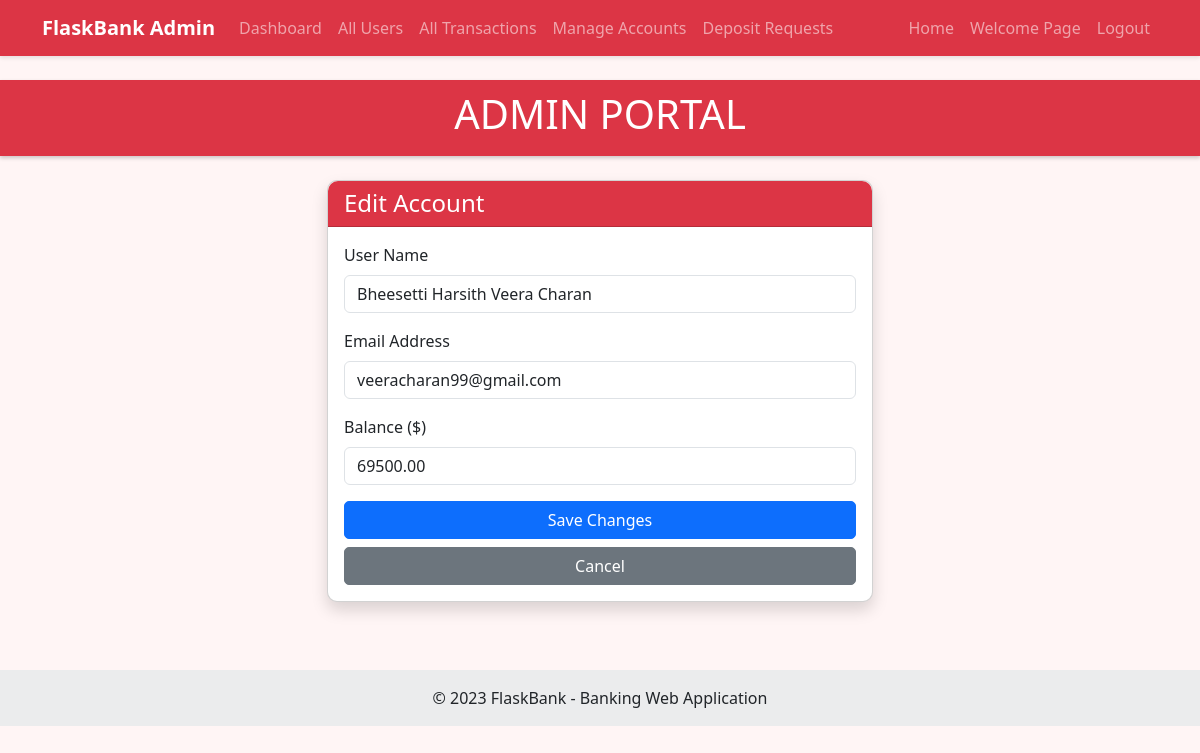
Screenshot of /admin/edit_account/1 (signed in) with the database file from the repository.
### models.py (models this page shows, shortened)
class User(db.Model, UserMixin):
    __tablename__ = 'users'
    id = db.Column(db.Integer, primary_key=True)
    name = db.Column(db.String(100), nullable=False)
    email = db.Column(db.String(120), unique=True, nullable=False)
    phone = db.Column(db.String(20), nullable=False)
    password_hash = db.Column(db.String(256), nullable=False)
    created_at = db.Column(db.DateTime, default=datetime.utcnow)
    account = db.relationship('Account', backref='user', uselist=False, cascade='all, delete-orphan')
    sent_transactions = db.relationship('Transaction',
                                       foreign_keys='Transaction.sender_id',
                                       backref='sender',
                                       lazy='dynamic',
                                       cascade='all, delete-orphan')
    received_transactions = db.relationship('Transaction',
                                          foreign_keys='Transaction.receiver_id',
                                          backref='receiver',
                                          lazy='dynamic')

class Account(db.Model):
    __tablename__ = 'accounts'
    id = db.Column(db.Integer, primary_key=True)
    user_id = db.Column(db.Integer, db.ForeignKey('users.id'), nullable=False)
    balance = db.Column(db.Float, default=0.0, nullable=False)
    created_at = db.Column(db.DateTime, default=datetime.utcnow)
    updated_at = db.Column(db.DateTime, default=datetime.utcnow, onupdate=datetime.utcnow)

### app.py (the view, shortened to what this page needs)
@app.route('/admin/edit_account/<int:account_id>', methods=['GET', 'POST'])
def edit_account(account_id):
    if 'admin_id' not in session:
        flash('Please login as admin', 'danger')
        return redirect(url_for('admin_login'))
    account = Account.query.get_or_404(account_id)
    return render_template('edit_account.html', account=account)

### templates/edit_account.html (shortened to what this page needs)
{% extends 'layout.html' %}
{% block content %}
<div class="row justify-content-center">
    <div class="col-md-6">
        <div class="card shadow">
            <div class="card-header bg-danger text-white">
                <h4 class="mb-0">Edit Account</h4>
            </div>
            <div class="card-body">
                <form method="POST" action="{{ url_for('edit_account', account_id=account.id) }}">
                    <div class="mb-3">
                        <label for="user_name" class="form-label">User Name</label>
                        <input type="text" class="form-control" id="user_name" name="user_name" value="{{ account.user.name }}" required>
                    </div>
                    <div class="mb-3">
                        <label for="email" class="form-label">Email Address</label>
                        <input type="email" class="form-control" id="email" name="email" value="{{ account.user.email }}" required>
                    </div>
                    <div class="mb-3">
                        <label for="balance" class="form-label">Balance ($)</label>
                        <input type="number" step="0.01" class="form-control" id="balance" name="balance" value="{{ "%.2f"|format(account.balance) }}" required>
                    </div>
                    <div class="d-grid gap-2">
                        <button type="submit" class="btn btn-primary">Save Changes</button>
                        <a href="{{ url_for('manage_accounts') }}" class="btn btn-secondary">Cancel</a>
                    </div>
                </form>
            </div>
        </div>
    </div>
</div>
{% endblock %}

### static/css/style.css (style rules this page uses)
body { background-color: #f8f9fa; font-family: 'Segoe UI', Tahoma, Geneva, Verdana, sans-serif; }
.admin-portal { background-color: #fff5f5; }
.card { border-radius: 10px; margin-bottom: 20px; }
.card-header { border-radius: 10px 10px 0 0 !important; }
.btn { border-radius: 5px; }

### rows the page displays
User: user_name "Bheesetti Harsith Veera Charan", email "veeracharan99@gmail.com"
Account: balance "69500.00"
